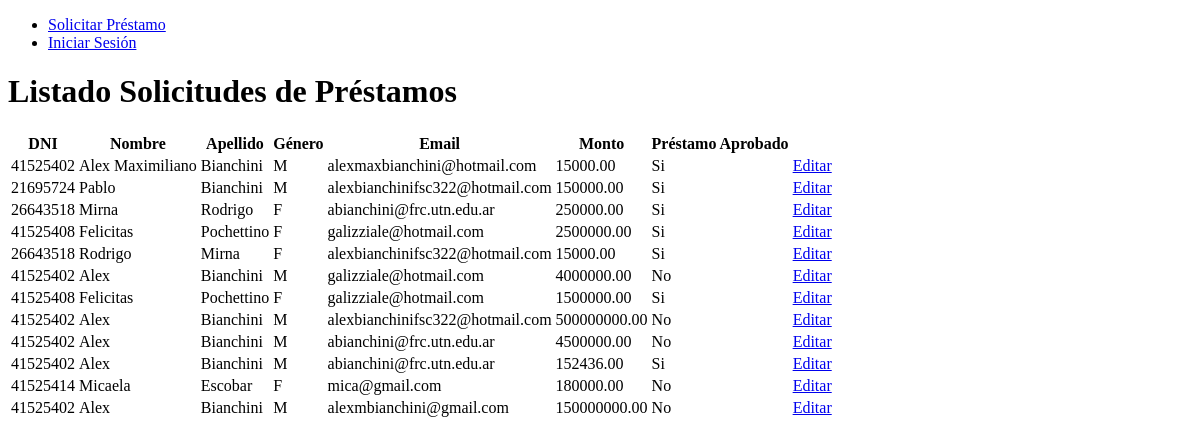
Page /listado-prestamos/ on the earlier database version.
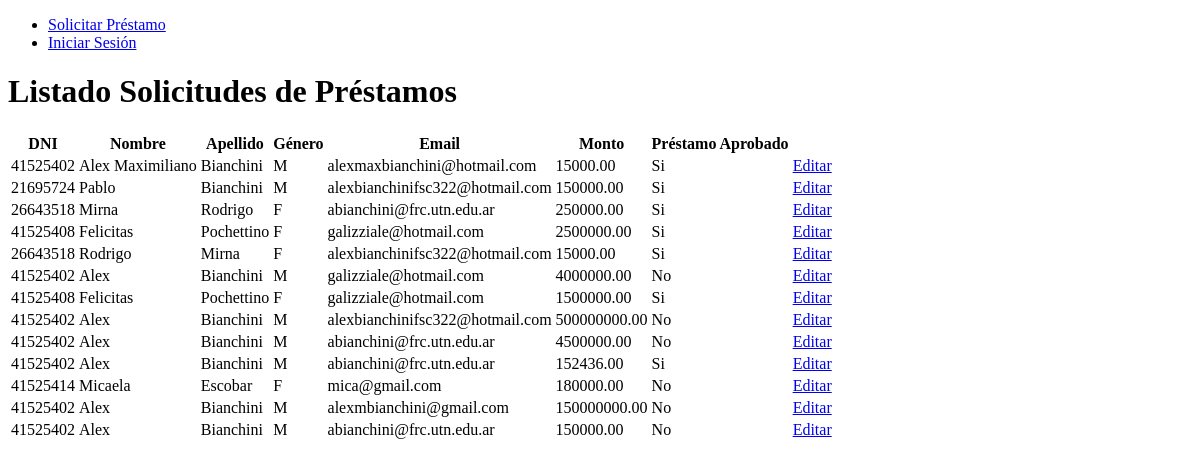
Same page on the later database version.
### prestamos/models.py (models this page shows, shortened)
class Solicitante(models.Model):
    dni = models.BigIntegerField()
    nombre = models.CharField(max_length=100)
    apellido = models.CharField(max_length=100)
    genero = models.CharField(max_length=20, choices=[('M', 'Masculino'), ('F', 'Femenino'), ('O', 'Otro')])
    email = models.EmailField()
    monto = models.DecimalField(max_digits=20, decimal_places=2)
    aprobado = models.BooleanField(default=False)

### prestamos/views.py (the view)
# urls.py: path('listado-prestamos/', views.listadoPrestamos, name='listado-prestamos'),
def listadoPrestamos(request):
    solicitantes = Solicitante.objects.all()
    return render(request, 'listadoPrestamos.html', {'solicitantes': solicitantes})

### prestamos/templates/listadoPrestamos.html
{% extends 'base.html' %}
{% block content %}
<h1>Listado Solicitudes de Préstamos</h1>
<table>
    <thead>
        <tr>
            <th>DNI</th>
            <th>Nombre</th>
            <th>Apellido</th>
            <th>Género</th>
            <th>Email</th>
            <th>Monto</th>
            <th>Préstamo Aprobado</th>
        </tr>
    </thead>
    <tbody>
        {% for solicitante in solicitantes %}
            <tr>
                <td>{{solicitante.dni}}</td>
                <td>{{solicitante.nombre}}</td>
                <td>{{solicitante.apellido}}</td>
                <td>{{solicitante.genero}}</td>
                <td>{{solicitante.email}}</td>
                <td>{{solicitante.monto}}</td>
                {% if solicitante.aprobado %}
                    <td>Si</td>
                {% else %}
                    <td>No</td>
                {% endif %}
                <td>
                    <a href="{% url 'editar-solicitante' solicitante.id %}">Editar</a>
                </td>
            </tr>
        {% endfor %}
    </tbody>
</table>
{% endblock %}

Differences in the rows shown:
added Solicitante: dni "41525402", nombre "Alex", apellido "Bianchini", genero "M", email "abianchini@frc.utn.edu.ar", monto "150000.00", aprobado "No"
